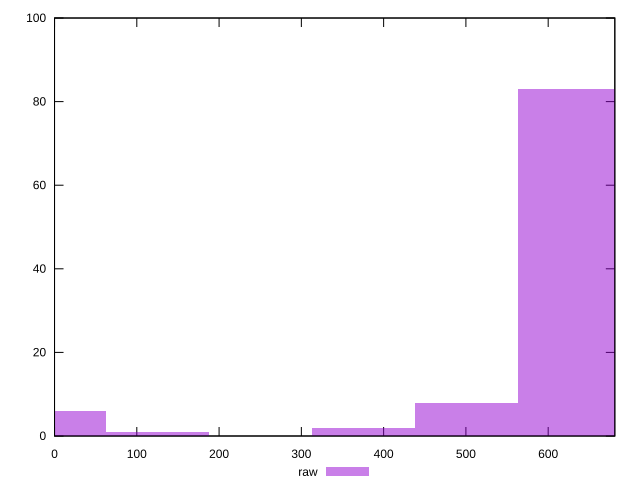

Reproduce this figure in gnuplot.
reset

$raw <<EOF
0 6
625.4187191353285 83
375.25123148119707 2
500.33497530826276 8
125.08374382706569 1
EOF

set key outside below
set boxwidth 125.08374382706569
set xrange [0:681]
set yrange [0:100]
set style fill transparent solid 0.5 noborder
set terminal svg size 640, 490 enhanced background rgb 'white'
set output "report_00007_2020-12-11T15:55:29.892Z/uses-rel-preload/samples/pages/raw/histogram.svg"

plot $raw title "raw" with boxes

reset
